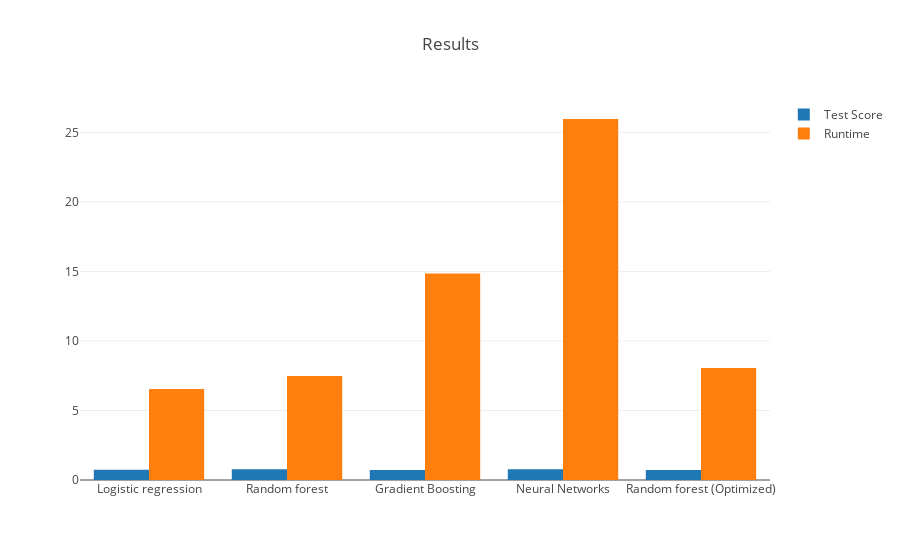

The cell this chart's notebook holds for it:
### Code cell
# (Heavily consider separating the two later)

trace1 = go.Bar(
    x = results.Model,
    y = results.Test_score,
    name = 'Test Score'
)

trace2 = go.Bar(
    x = results.Model,
    y = results.Runtime,
    name = 'Runtime'
)

data = [trace1, trace2]
layout = go.Layout(
    title = 'Results',
    barmode = 'group'
)

fig = go.Figure(data=data, layout=layout)
py.offline.iplot(fig, filename='stacked-bar')

### Figure 1 — Plotly figure (JSON) as saved in the notebook; plotly's stock layout.template omitted (floating-point values rounded to 4 significant figures)
{"data": [{"name": "Test Score", "type": "bar", "uid": "67906592-82f3-4a12-bc8b-ebfaddf11590", "x": ["Logistic regression", "Random forest", "Gradient Boosting", "Neural Networks", "Random forest (Optimized)"], "y": [0.7284, 0.7725, 0.7255, 0.7722, 0.7246]}, {"name": "Runtime", "type": "bar", "uid": "bb201d7b-0d57-481f-93d7-09ab10886693", "x": ["Logistic regression", "Random forest", "Gradient Boosting", "Neural Networks", "Random forest (Optimized)"], "y": [6.541, 7.475, 14.84, 25.96, 8.053]}], "layout": {"barmode": "group", "title": "Results"}}
